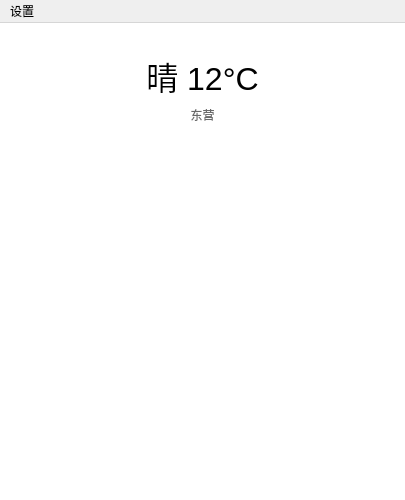
<?xml version="1.0" encoding="UTF-8"?>
<ui version="4.0">
 <class>MainWindow</class>
 <widget class="QMainWindow" name="MainWindow">
  <property name="geometry">
   <rect>
    <x>0</x>
    <y>0</y>
    <width>405</width>
    <height>500</height>
   </rect>
  </property>
  <property name="windowTitle">
   <string>天气</string>
  </property>
  <property name="windowIcon">
   <iconset resource="../img.qrc">
    <normaloff>:/img/img/weather.png</normaloff>:/img/img/weather.png</iconset>
  </property>
  <widget class="QWidget" name="centralwidget">
   <property name="styleSheet">
    <string notr="true">#centralwidget{background-color:#fff}
#ui_city_label{color:#696969}</string>
   </property>
   <layout class="QVBoxLayout" name="verticalLayout_2">
    <property name="leftMargin">
     <number>0</number>
    </property>
    <property name="rightMargin">
     <number>0</number>
    </property>
    <property name="bottomMargin">
     <number>0</number>
    </property>
    <item>
     <layout class="QVBoxLayout" name="verticalLayout">
      <property name="leftMargin">
       <number>10</number>
      </property>
      <property name="rightMargin">
       <number>10</number>
      </property>
      <item>
       <widget class="QLabel" name="ui_day_img">
        <property name="sizePolicy">
         <sizepolicy hsizetype="Preferred" vsizetype="Maximum">
          <horstretch>0</horstretch>
          <verstretch>0</verstretch>
         </sizepolicy>
        </property>
        <property name="text">
         <string/>
        </property>
        <property name="pixmap">
         <pixmap resource="../img.qrc">:/img/img/0@2x.png</pixmap>
        </property>
        <property name="alignment">
         <set>Qt::AlignCenter</set>
        </property>
       </widget>
      </item>
      <item>
       <widget class="QLabel" name="ui_day_label">
        <property name="font">
         <font>
          <pointsize>24</pointsize>
         </font>
        </property>
        <property name="text">
         <string>晴 12°C</string>
        </property>
        <property name="alignment">
         <set>Qt::AlignCenter</set>
        </property>
       </widget>
      </item>
      <item>
       <widget class="QLabel" name="ui_city_label">
        <property name="text">
         <string>东营</string>
        </property>
        <property name="alignment">
         <set>Qt::AlignCenter</set>
        </property>
       </widget>
      </item>
     </layout>
    </item>
    <item>
     <widget class="QListWidget" name="listWidget">
      <property name="sizePolicy">
       <sizepolicy hsizetype="Expanding" vsizetype="Expanding">
        <horstretch>0</horstretch>
        <verstretch>0</verstretch>
       </sizepolicy>
      </property>
      <property name="frameShape">
       <enum>QFrame::NoFrame</enum>
      </property>
      <property name="frameShadow">
       <enum>QFrame::Plain</enum>
      </property>
      <property name="lineWidth">
       <number>0</number>
      </property>
      <property name="autoScroll">
       <bool>true</bool>
      </property>
      <property name="selectionMode">
       <enum>QAbstractItemView::NoSelection</enum>
      </property>
      <property name="resizeMode">
       <enum>QListView::Adjust</enum>
      </property>
     </widget>
    </item>
   </layout>
  </widget>
  <widget class="QMenuBar" name="menubar">
   <property name="geometry">
    <rect>
     <x>0</x>
     <y>0</y>
     <width>405</width>
     <height>24</height>
    </rect>
   </property>
   <widget class="QMenu" name="menu">
    <property name="title">
     <string>设置</string>
    </property>
    <addaction name="actionCity"/>
    <addaction name="actionAbout"/>
    <addaction name="actionRefresh"/>
   </widget>
   <addaction name="menu"/>
  </widget>
  <action name="actionCity">
   <property name="text">
    <string>城市</string>
   </property>
  </action>
  <action name="actionAbout">
   <property name="text">
    <string>关于</string>
   </property>
  </action>
  <action name="actionRefresh">
   <property name="text">
    <string>刷新</string>
   </property>
   <property name="shortcut">
    <string>Ctrl+R</string>
   </property>
  </action>
 </widget>
 <resources>
  <include location="../img.qrc"/>
 </resources>
 <connections/>
</ui>
